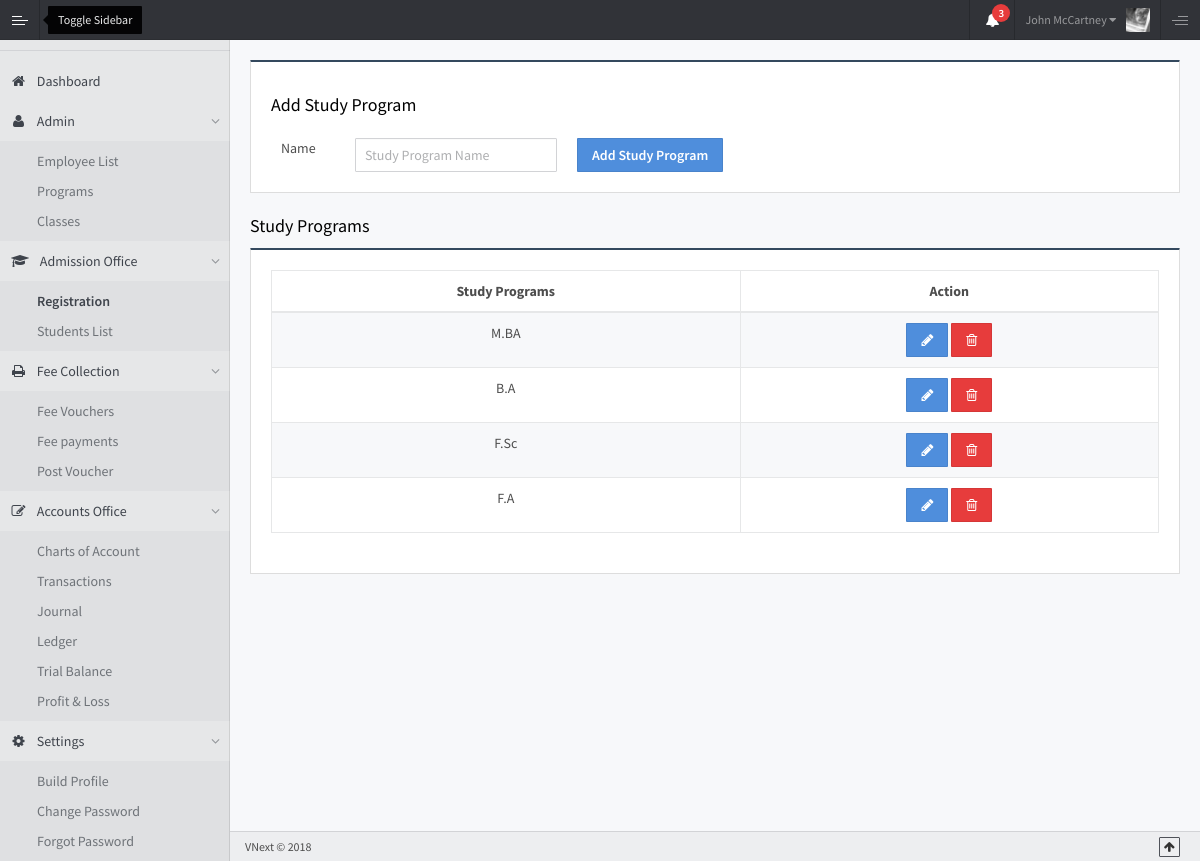
/ilm/index.php/programs, run on the app's committed database.
### tables this page shows
CREATE TABLE `programs` (
  `id` int(11) NOT NULL,
  `title` varchar(50) NOT NULL
);

### ilm/application/controllers/Programs.php (called while the page is built, shortened)
<?php
class Programs extends CI_Controller
{
    public function __construct()
    {
        $this->load->model('Programs_model');
    }
    public function programsList()
    {
        $data = array(
            'title' => 'ILM | Admin',
            'programs' => $this->Programs_model->getPrograms()
        );
        $programsView = $this->load->view('programs/programsList',$data,TRUE);
        return $programsView;
    }
    public function add()
    {
        $data = array(
            'title' => 'ILM | Admin',
            'submitUrl' => base_url().'programs/add_post',
            'edit' => false,
            'method' => 'Add'
        );
        $addView = $this->load->view('programs/add_edit',$data,TRUE);
        return $addView;
    }
    public function index($id = NULL)
    {
        $data = array(
            'programsList' => $this->programsList(),
            'view' => 'programs/programs'
        );
        if ($id)
        {
            $data['edit'] = $this->edit($id);
        }
        else
        {
            $data['add'] = $this->add();
        }
        $this->load->view('masterLayouts/admin',$data);
    }
}

### ilm/index.php (called while the page is built, shortened)
<?php
require_once BASEPATH.'core/CodeIgniter.php';

### ilm/application/models/Programs_model.php (called while the page is built, shortened)
<?php
class Programs_model extends CI_Model
{
    public function getPrograms()
    {
        $q = $this->db->get('programs');
        return $q->result();
    }
}

### ilm/application/views/programs/programsList.php (the view, shortened to what this page needs)
<div class="panel panel-midnightblue">
    <div class="">
        <h4>Study Programs</h4>
    </div>
    <div class="panel-body">
        <div class="syllabus_table">
            <div class="table-responsive">
                <table class="table table-bordered table-hover table-striped">
                    <thead>
                    <tr>
                        <th class="text-center">Study Programs</th>
                        <th class="text-center">Action</th>
                    </tr>
                    </thead>
                    <tbody>
                    <?php foreach ($programs as $program) :?>
                    <tr>
                            <td class="text-center"><?= $program->title ?></td>
                            <td class="text-center">
                                <a class="btn btn-primary"
                                   href="<?php echo base_url();?>programs/index/<?= $program->id?>">
                                    <i class="fa fa-pencil"></i>
                                </a>
                                <a class="btn btn-danger"
                                   href="<?php echo base_url();?>programs/delete/<?= $program->id?>">
                                    <i  class="fa fa-trash-o" aria-hidden="true"></i>
                                </a>
                            </td>
                    </tr>
                    <?php endforeach;?>
                    </tbody>
                </table>
            </div>
        </div>
    </div>
</div>

### data on the page
programs: title "M.BA"
programs: title "B.A"
programs: title "F.Sc"
programs: title "F.A"

### other printed values
$method "Add"
